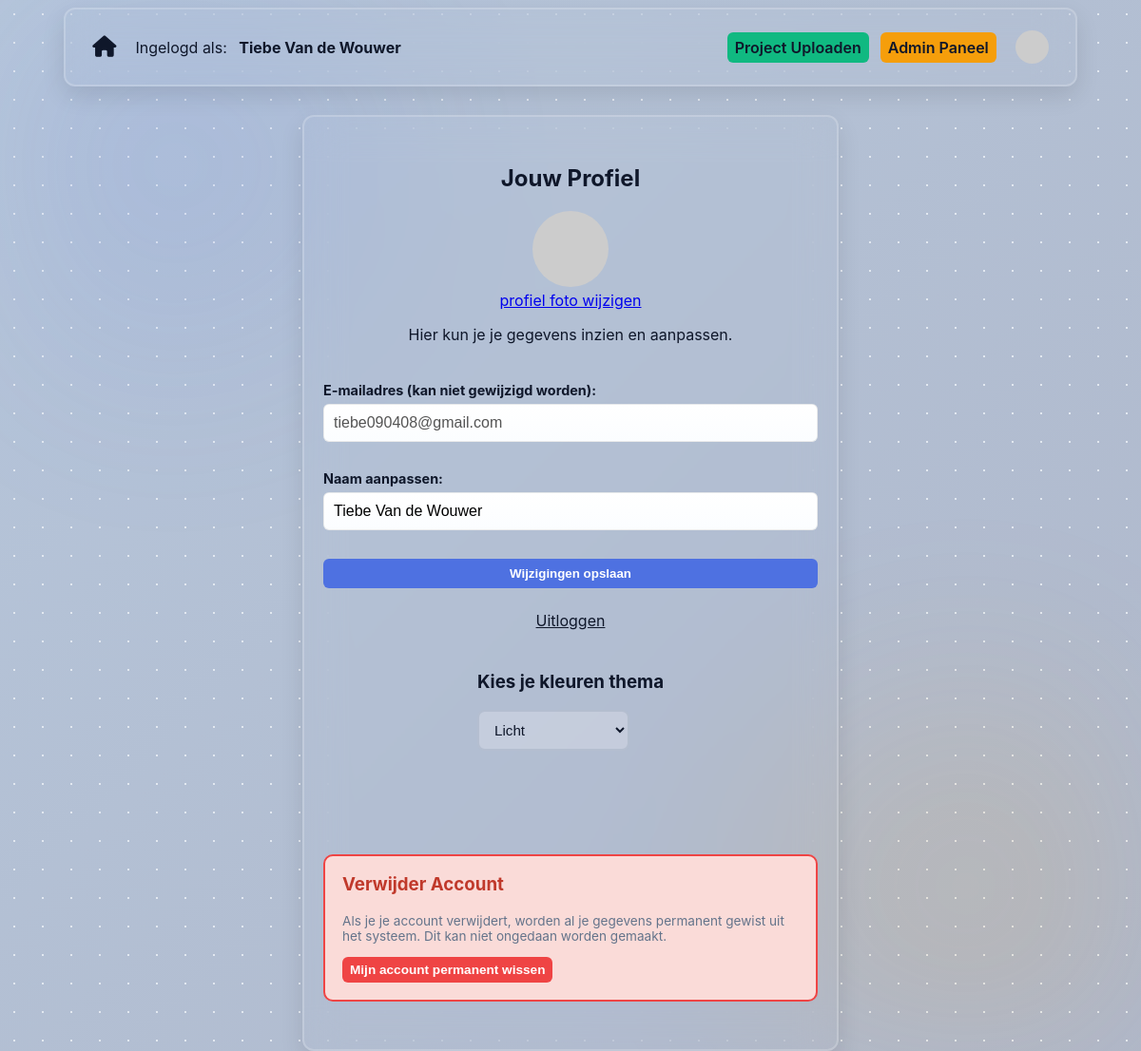
Screenshot of /profile (signed in) with the database file from the repository.
### tables this page shows
CREATE TABLE users (
            id INTEGER PRIMARY KEY AUTOINCREMENT,
            name TEXT NOT NULL,
            email TEXT UNIQUE NOT NULL,
            password_hash TEXT NOT NULL,
            verified INTEGER DEFAULT 0,
            role TEXT DEFAULT 'user'  -- HIERMEE HOUDEN WE DE ROL BIJ
        );

### app.py (the view, shortened to what this page needs)
@app.route('/profile', methods=['GET', 'POST'])
def profile():
    if 'user_id' not in session:
        return redirect(url_for('login'))
    conn = get_db_connection()
    db = conn.cursor()
    user = db.execute("SELECT * FROM users WHERE id = ?", (session['user_id'],)).fetchone()
    conn.close()
    success_msg = "Profiel succesvol bijgewerkt!" if request.method == 'POST' else None
    return render_template('profile.html', user=user, success=success_msg)

### app.py (called while the page is built)
def get_db_connection():
    conn = sqlite3.connect('registrants.db')
    conn.row_factory = sqlite3.Row
    return conn

@app.context_processor
def inject_theme():
    theme = session.get('theme', 'light')
    if theme not in ['light', 'dark', 'ocean', 'dark-neon', 'soft-nature', 'sunset', 'frosted-ice', 'retro-gaming', 'coffee', 'cyberpunk']:
        theme = 'light'
    return {'theme_class': theme}

@app.context_processor
def inject_gravatar():
    email = session.get('user_email', '')
    if email:
        clean_email = email.strip().lower()
        gravatar_hash = hashlib.md5(clean_email.encode('utf-8')).hexdigest()
        avatar_url = f"https://www.gravatar.com/avatar/{gravatar_hash}?s=150&d=mp"
    else:
        avatar_url = "https://www.gravatar.com/avatar/00000000000000000000000000000000?d=mp&f=y"
    return {'user_avatar': avatar_url}

### templates/profile.html (shortened to what this page needs)
{% extends "layout.html" %}
{% block content %}
<div class="profile-page">
    <div class="profile-header">
        <h2>Jouw Profiel</h2>
        <img src="{{ user_avatar }}" alt="Profielfoto" style="width: auto; height: auto; border-radius: 50%">
        <br>
        <a href="https://wordpress.com/log-in/link?client_id=1854&redirect_to=https%3A%2F%2Fpublic-api.wordpress.com%2Foauth2%2Fauthorize%3Fclient_id%3D1854%26response_type%3Dcode%26blog_id%3D0%26state%3Dc9ea38ffd0daa690a5e7c38bce82a3e17510c2ca6ff4dc092107dc4afbc6a9c3%26redirect_uri%3Dhttps%253A%252F%252Fgravatar.com%252Fconnect%252F%253Fredirect_to%253D%25252Fprofile%2526action%253Drequest_access_token%26from-calypso%3D1">
            profiel foto wijzigen
        </a>
        <p>Hier kun je je gegevens inzien en aanpassen.</p>
    </div>
    <form action="/profile" method="post" class="profile-form">
        <div class="input-group">
            <label><strong>E-mailadres (kan niet gewijzigd worden):</strong></label>
            <input type="email" value="{{ user['email'] }}" disabled>
        </div>
        <div class="input-group">
            <label><strong>Naam aanpassen:</strong></label>
            <input type="text" name="name" value="{{ user['name'] }}" required>
        </div>
        <button type="submit" class="btn btn-primary">Wijzigingen opslaan</button>
    </form>
    <a href="{{ url_for('logout') }}" style="color: var(--text);">Uitloggen</a>
    <div class="profile-theme-panel">
        <h3>Kies je kleuren thema</h3>
        <form action="{{ url_for('set_theme') }}" method="post" class="theme-form">
            <select id="theme-select" name="theme" onchange="this.form.submit()">
                <option value="light" {% if theme_class == 'light' %}selected{% endif %}>Licht</option>
            </select>
        </form>
    </div>
    <div class="alert-card alert-danger">
        <h3>Verwijder Account</h3>
        <p class="muted small">Als je je account verwijdert, worden al je gegevens permanent gewist uit het systeem. Dit kan niet ongedaan worden gemaakt.</p>
        <form action="/profile/delete_own_account" method="post" onsubmit="return confirm('Weet je het ABSOLUUT zeker? Je account wordt permanent gewist.');">
            <button type="submit" class="btn btn-danger small">Mijn account permanent wissen</button>
        </form>
    </div>
</div>
{% endblock %}

### templates/layout.html (shortened to what this page needs)
<!DOCTYPE html>
<html lang="nl">
<head>
    <link rel="stylesheet" href="{{ url_for('static', filename='style.css') }}">
    <link rel="stylesheet" href="https://cdnjs.cloudflare.com/ajax/libs/font-awesome/6.4.0/css/all.min.css">
</head>
<body class="{{ theme_class }}">
    <header>
        <nav>
            <div class="nav-links">
                <a href="{{ url_for('index') }}" class="icon-link" title="Home page">
                    <i class="fas fa-home"></i>
                </a>
                {% if session.user_id %}
                <span class="show-on-desktop">Ingelogd als: <a href="{{ url_for('profile') }}"><strong>{{ session.user_name }}</strong></a></span>
                {% endif %}
            </div>
            <div class="nav-links">
                {% if session.user_id %}
                    <a href="{{ url_for('upload_project') }}" class="btn btn-success">
                        <span class="show-on-desktop">Project Uploaden</span>
                    </a>
                    {% if session.user_role == 'admin' %}
                        <a href="/admin/dashboard" class="btn btn-accent">Admin Paneel</a>
                    {% endif %}
                {% endif %}
                <a href="/profile" class="icon-link" title="Profiel van {{ session.user_name }}">
                    {% if session.user_id %}
                        <img src="{{ user_avatar }}" alt="Profielfoto" class="avatar">
                    {% else %}
                        <i class="fa-solid fa-circle-user"></i>
                    {% endif %}
                </a>
            </div>
        </nav>
    </header>
    <main class="container">
        {% block content %}
        {% endblock %}
    </main>
</body>
</html>

### static/style.css (style rules this page uses)
:root { --bg: hsl(228, 100%, 98%); --bg2: #adb3c5; --bg-gradient: #d5d6d7; --bg-gradient2: #b6c6db; --card: rgba(234, 234, 244, 0.34); --muted: #64748b; --primary: #4e71e1; --primary-light: #6f6f6f; --accent: #f59e0b; --success: #10b981; --danger: #ef4444; --text: #0f172a; --border: #e2e8f0; --glass: rgba(234, 234, 244, 0.34); }
* { box-sizing: border-box }
html,body { height:100% }
body { font-family: Inter, system-ui, -apple-system, 'Segoe UI', Roboto, 'Helvetica Neue', Arial; background: radial-gradient(var(--border) 1px, transparent 1px), linear-gradient(-45deg, var(--bg), var(--bg-gradient), var(--bg2), var(--bg-gradient2)); background-size: 30px 30px, 400% 400%; background-attachment: fixed; color:var(--text); min-height:100%; -webkit-font-smoothing:antialiased; animation: gradient-shift 15s ease infinite; position: relative; overflow-x: hidden; }
body::after { content: ""; position: fixed; inset: 0; background: radial-gradient(circle at 15% 15%, var(--primary) 0%, transparent 25%), radial-gradient(circle at 85% 85%, var(--accent) 0%, transparent 25%); filter: blur(80px); opacity: 0.12; z-index: -1; pointer-events: none; animation: mesh-float 5s infinite alternate ease-in-out; }
.container { border: 2px solid rgba(255, 255, 255, .2); border-radius:12px; max-width: 90%; margin:30px auto; padding:0 20px; backdrop-filter: blur(20px); box-shadow: 0 10px 25px rgba(0, 0, 0, .1); transition: all ease 0.5s; width: fit-content; padding-bottom: 20px; }
header nav { display:flex; justify-content:space-between; align-items:center; gap:16px; padding:16px 20px; backdrop-filter: blur(20px); width: 90%; justify-self: center; border-radius: 12px; box-shadow: 0 10px 25px rgba(0, 0, 0, .1); border: 2px solid rgba(255, 255, 255, .2); transition: all ease 0.5s; }
.icon-link { font-size: 1.4rem; color: var(--text); text-decoration: none; display: inline-flex; align-items: center; transition: color 0.2s ease; }
.avatar { width: 35px; height: 35px; border-radius: 50%; object-fit: cover; }
.nav-links { display:flex;align-items:center;gap:12px }
.nav-links a { color:var(--text);text-decoration:none;padding:6px 8px;border-radius:6px }
.theme-form { display:flex;align-items:center }
.theme-form select { border:2px solid rgba(148,163,184,0.35);border-radius:8px;background:var(--card);color:var(--text);font-size:0.95rem;padding:10px 12px;min-width:160px;transition:background 0.25s ease,color 0.25s ease,border-color 0.25s ease }
.theme-form select option { color:var(--text) }
.btn { display:inline-block;padding:8px 12px;border-radius:6px;border:none;cursor:pointer;text-decoration:none;font-weight:600 }
.btn-primary { background:var(--primary);color:white }
.btn-accent { background:var(--accent);color:white }
.btn-success { background:var(--success);color:white }
.btn-danger { background:var(--danger);color:white }
.btn.small { padding:6px 8px;font-size:0.85rem }
.input-group { margin-bottom:14px;display:flex;flex-direction:column }
.input-group label { font-size:0.9rem;margin-bottom:6px }
.input-group input,.input-group textarea, .input-group select, input[type=email], input[type=text], input[type=password], input[type=url], textarea, select { padding:10px;border:1px solid rgba(0,0,0,0.08);border-radius:6px;background:linear-gradient(180deg,#fff,#fbfdff);font-size:1rem }
.muted { color:var(--muted) }
.profile-page { max-width:520px;margin:30px auto;display:flex;flex-direction:column;gap:24px;align-items:center }
.profile-page .profile-header { text-align:center }
.profile-form { width:100%;display:flex;flex-direction:column;gap:16px }
.alert-card { width:100%;background:#fadbd8;padding:18px;border-radius:10px;border:2px solid var(--danger) }
.alert-card h3 { margin-top:0;color:#c0392b }
.small { font-size:0.85rem }
.show-on-desktop { display: none; }
@media (min-width: 768px) { .show-on-desktop { display: inline-block; } }

### rows the page displays
users: user_name "Tiebe Van de Wouwer", email "tiebe090408@gmail.com", name "Tiebe Van de Wouwer"
